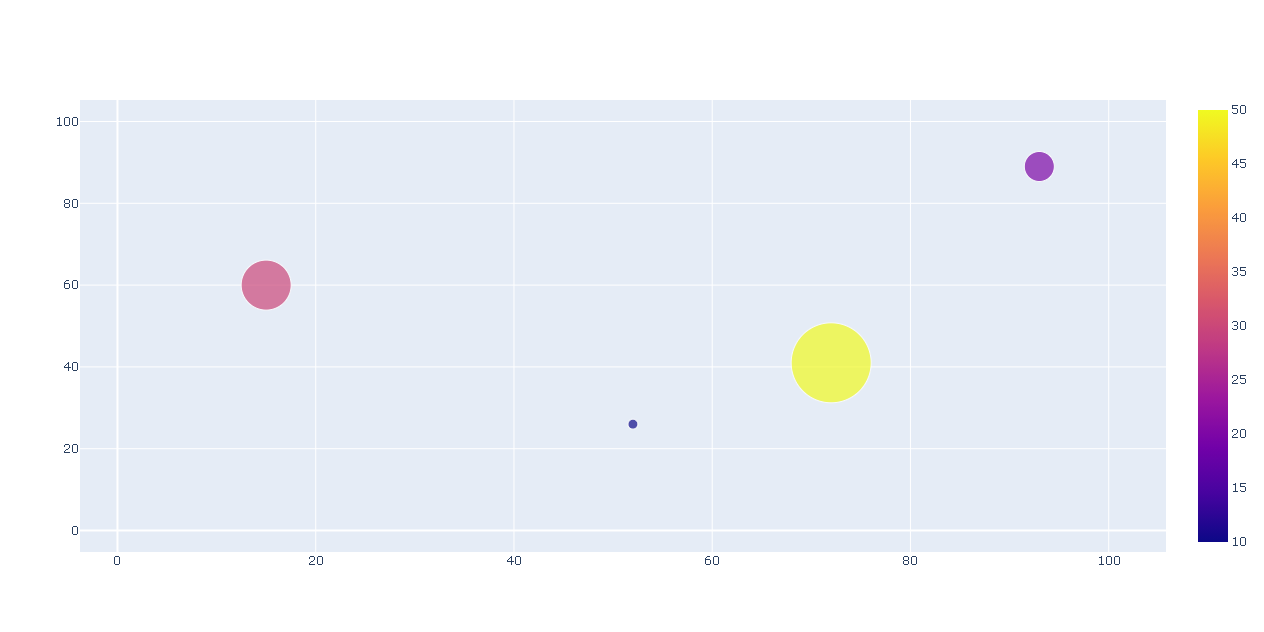

Generate this figure with Python:
import plotly.graph_objects as px # Biblioteca usada para criar gráficos
import numpy as np

np.random.seed(42)
random_x = np.random.randint(1, 101, 100)
random_y = np.random.randint(1, 101, 100)
fig = px.Figure(data=[px.Scatter(
    x = random_x,
    y = random_y,
    mode = 'markers',
     marker=dict(
       color = [10, 20, 30, 50],
       size = [10, 30, 50, 80],
       showscale=True
     )
)]) # Cria o objeto com os dados de x e y
fig.show() # Plota o gráfico

# plotly.express pode criar toda a fígura de uma só vez. Ele usa a graph_objects internamente
